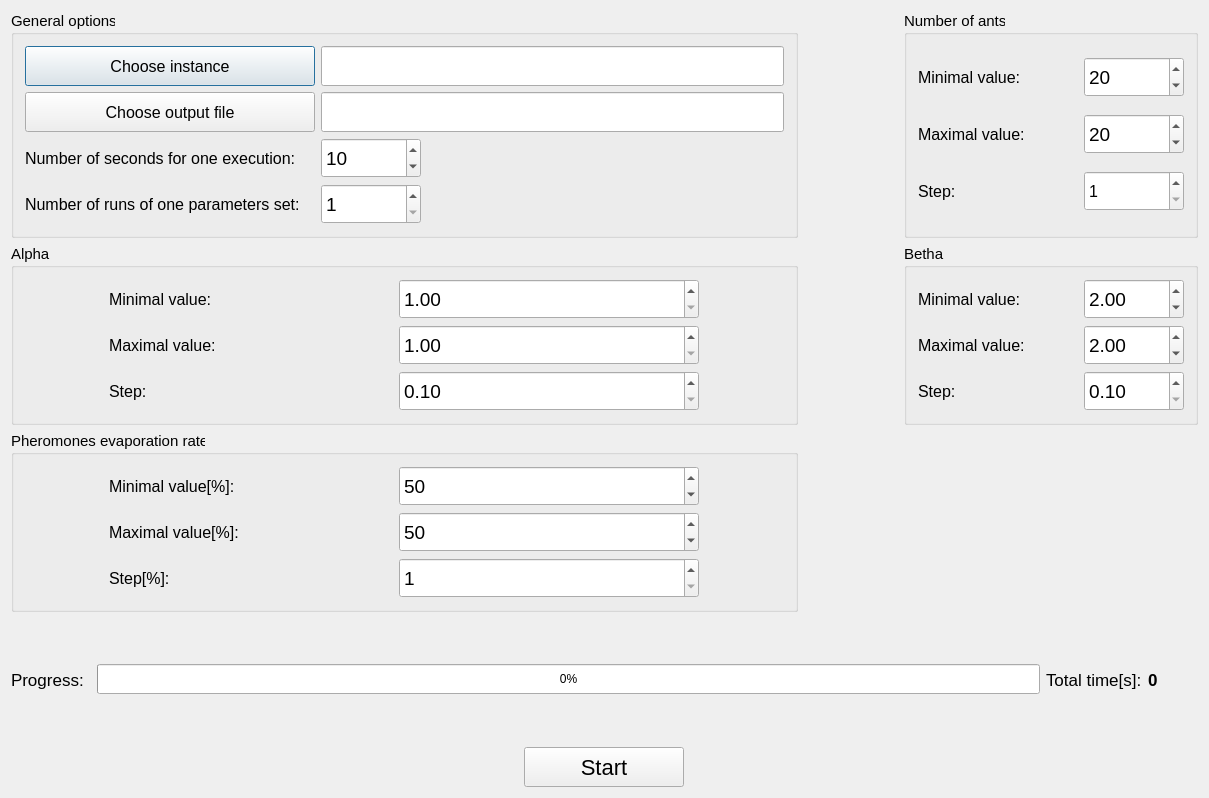
<?xml version="1.0" encoding="UTF-8"?>
<ui version="4.0">
 <class>TunerDialog</class>
 <widget class="QDialog" name="TunerDialog">
  <property name="geometry">
   <rect>
    <x>0</x>
    <y>0</y>
    <width>1209</width>
    <height>798</height>
   </rect>
  </property>
  <property name="windowTitle">
   <string>Ant Colony Tuner</string>
  </property>
  <layout class="QVBoxLayout" name="verticalLayout">
   <item>
    <layout class="QGridLayout" name="gridLayout_6">
     <item row="1" column="0">
      <widget class="QGroupBox" name="groupBox">
       <property name="font">
        <font>
         <pointsize>11</pointsize>
        </font>
       </property>
       <property name="title">
        <string>Alpha</string>
       </property>
       <layout class="QGridLayout" name="gridLayout_2">
        <item row="2" column="1">
         <widget class="QDoubleSpinBox" name="alphaStep">
          <property name="sizePolicy">
           <sizepolicy hsizetype="Preferred" vsizetype="Fixed">
            <horstretch>0</horstretch>
            <verstretch>0</verstretch>
           </sizepolicy>
          </property>
          <property name="minimumSize">
           <size>
            <width>200</width>
            <height>40</height>
           </size>
          </property>
          <property name="maximumSize">
           <size>
            <width>300</width>
            <height>16777215</height>
           </size>
          </property>
          <property name="font">
           <font>
            <pointsize>14</pointsize>
           </font>
          </property>
          <property name="minimum">
           <double>0.100000000000000</double>
          </property>
          <property name="maximum">
           <double>10.000000000000000</double>
          </property>
          <property name="singleStep">
           <double>0.100000000000000</double>
          </property>
         </widget>
        </item>
        <item row="2" column="0">
         <widget class="QLabel" name="label_8">
          <property name="sizePolicy">
           <sizepolicy hsizetype="Fixed" vsizetype="Fixed">
            <horstretch>0</horstretch>
            <verstretch>0</verstretch>
           </sizepolicy>
          </property>
          <property name="minimumSize">
           <size>
            <width>200</width>
            <height>40</height>
           </size>
          </property>
          <property name="styleSheet">
           <string notr="true">font-size: 16px;</string>
          </property>
          <property name="text">
           <string>Step:</string>
          </property>
         </widget>
        </item>
        <item row="1" column="0">
         <widget class="QLabel" name="label_5">
          <property name="sizePolicy">
           <sizepolicy hsizetype="Fixed" vsizetype="Fixed">
            <horstretch>0</horstretch>
            <verstretch>0</verstretch>
           </sizepolicy>
          </property>
          <property name="minimumSize">
           <size>
            <width>200</width>
            <height>40</height>
           </size>
          </property>
          <property name="styleSheet">
           <string notr="true">font-size: 16px;</string>
          </property>
          <property name="text">
           <string>Maximal value:</string>
          </property>
         </widget>
        </item>
        <item row="0" column="1">
         <widget class="QDoubleSpinBox" name="alphaMin">
          <property name="sizePolicy">
           <sizepolicy hsizetype="Preferred" vsizetype="Fixed">
            <horstretch>0</horstretch>
            <verstretch>0</verstretch>
           </sizepolicy>
          </property>
          <property name="minimumSize">
           <size>
            <width>200</width>
            <height>40</height>
           </size>
          </property>
          <property name="maximumSize">
           <size>
            <width>300</width>
            <height>16777215</height>
           </size>
          </property>
          <property name="font">
           <font>
            <pointsize>14</pointsize>
           </font>
          </property>
          <property name="minimum">
           <double>1.000000000000000</double>
          </property>
          <property name="maximum">
           <double>100.000000000000000</double>
          </property>
          <property name="singleStep">
           <double>0.100000000000000</double>
          </property>
          <property name="value">
           <double>1.000000000000000</double>
          </property>
         </widget>
        </item>
        <item row="1" column="1">
         <widget class="QDoubleSpinBox" name="alphaMax">
          <property name="sizePolicy">
           <sizepolicy hsizetype="Preferred" vsizetype="Fixed">
            <horstretch>0</horstretch>
            <verstretch>0</verstretch>
           </sizepolicy>
          </property>
          <property name="minimumSize">
           <size>
            <width>200</width>
            <height>40</height>
           </size>
          </property>
          <property name="maximumSize">
           <size>
            <width>300</width>
            <height>16777215</height>
           </size>
          </property>
          <property name="font">
           <font>
            <pointsize>14</pointsize>
           </font>
          </property>
          <property name="minimum">
           <double>1.000000000000000</double>
          </property>
          <property name="maximum">
           <double>100.000000000000000</double>
          </property>
          <property name="singleStep">
           <double>0.100000000000000</double>
          </property>
          <property name="value">
           <double>1.000000000000000</double>
          </property>
         </widget>
        </item>
        <item row="0" column="0">
         <widget class="QLabel" name="label_4">
          <property name="sizePolicy">
           <sizepolicy hsizetype="Fixed" vsizetype="Fixed">
            <horstretch>0</horstretch>
            <verstretch>0</verstretch>
           </sizepolicy>
          </property>
          <property name="minimumSize">
           <size>
            <width>200</width>
            <height>40</height>
           </size>
          </property>
          <property name="styleSheet">
           <string notr="true">font-size: 16px;</string>
          </property>
          <property name="text">
           <string>Minimal value:</string>
          </property>
         </widget>
        </item>
       </layout>
      </widget>
     </item>
     <item row="1" column="1">
      <spacer name="horizontalSpacer_2">
       <property name="orientation">
        <enum>Qt::Horizontal</enum>
       </property>
       <property name="sizeType">
        <enum>QSizePolicy::Fixed</enum>
       </property>
       <property name="sizeHint" stdset="0">
        <size>
         <width>100</width>
         <height>20</height>
        </size>
       </property>
      </spacer>
     </item>
     <item row="0" column="2">
      <widget class="QGroupBox" name="groupBox">
       <property name="font">
        <font>
         <pointsize>11</pointsize>
        </font>
       </property>
       <property name="title">
        <string>Number of ants</string>
       </property>
       <layout class="QGridLayout" name="gridLayout">
        <item row="1" column="2">
         <widget class="QSpinBox" name="antsMax">
          <property name="sizePolicy">
           <sizepolicy hsizetype="Minimum" vsizetype="Fixed">
            <horstretch>0</horstretch>
            <verstretch>0</verstretch>
           </sizepolicy>
          </property>
          <property name="minimumSize">
           <size>
            <width>100</width>
            <height>40</height>
           </size>
          </property>
          <property name="font">
           <font>
            <pointsize>14</pointsize>
           </font>
          </property>
          <property name="minimum">
           <number>1</number>
          </property>
          <property name="maximum">
           <number>200</number>
          </property>
          <property name="singleStep">
           <number>1</number>
          </property>
          <property name="value">
           <number>20</number>
          </property>
         </widget>
        </item>
        <item row="0" column="1">
         <widget class="QLabel" name="label">
          <property name="sizePolicy">
           <sizepolicy hsizetype="Preferred" vsizetype="Fixed">
            <horstretch>0</horstretch>
            <verstretch>0</verstretch>
           </sizepolicy>
          </property>
          <property name="minimumSize">
           <size>
            <width>160</width>
            <height>40</height>
           </size>
          </property>
          <property name="styleSheet">
           <string notr="true">font-size: 16px;</string>
          </property>
          <property name="text">
           <string>Minimal value:</string>
          </property>
         </widget>
        </item>
        <item row="0" column="2">
         <widget class="QSpinBox" name="antsMin">
          <property name="sizePolicy">
           <sizepolicy hsizetype="Minimum" vsizetype="Fixed">
            <horstretch>0</horstretch>
            <verstretch>0</verstretch>
           </sizepolicy>
          </property>
          <property name="minimumSize">
           <size>
            <width>100</width>
            <height>40</height>
           </size>
          </property>
          <property name="font">
           <font>
            <pointsize>14</pointsize>
           </font>
          </property>
          <property name="minimum">
           <number>1</number>
          </property>
          <property name="maximum">
           <number>200</number>
          </property>
          <property name="singleStep">
           <number>1</number>
          </property>
          <property name="value">
           <number>20</number>
          </property>
         </widget>
        </item>
        <item row="1" column="1">
         <widget class="QLabel" name="label_2">
          <property name="sizePolicy">
           <sizepolicy hsizetype="Preferred" vsizetype="Fixed">
            <horstretch>0</horstretch>
            <verstretch>0</verstretch>
           </sizepolicy>
          </property>
          <property name="minimumSize">
           <size>
            <width>160</width>
            <height>40</height>
           </size>
          </property>
          <property name="styleSheet">
           <string notr="true">font-size: 16px;</string>
          </property>
          <property name="text">
           <string>Maximal value:</string>
          </property>
         </widget>
        </item>
        <item row="2" column="1">
         <widget class="QLabel" name="label_16">
          <property name="sizePolicy">
           <sizepolicy hsizetype="Preferred" vsizetype="Fixed">
            <horstretch>0</horstretch>
            <verstretch>0</verstretch>
           </sizepolicy>
          </property>
          <property name="minimumSize">
           <size>
            <width>0</width>
            <height>40</height>
           </size>
          </property>
          <property name="styleSheet">
           <string notr="true">font-size: 16px;</string>
          </property>
          <property name="text">
           <string>Step:</string>
          </property>
         </widget>
        </item>
        <item row="2" column="2">
         <widget class="QSpinBox" name="antsStep">
          <property name="sizePolicy">
           <sizepolicy hsizetype="Minimum" vsizetype="Fixed">
            <horstretch>0</horstretch>
            <verstretch>0</verstretch>
           </sizepolicy>
          </property>
          <property name="minimumSize">
           <size>
            <width>0</width>
            <height>40</height>
           </size>
          </property>
          <property name="font">
           <font>
            <pointsize>-1</pointsize>
           </font>
          </property>
          <property name="styleSheet">
           <string notr="true">font-size: 16px;</string>
          </property>
          <property name="minimum">
           <number>1</number>
          </property>
         </widget>
        </item>
       </layout>
      </widget>
     </item>
     <item row="0" column="0">
      <widget class="QGroupBox" name="groupBox">
       <property name="font">
        <font>
         <pointsize>11</pointsize>
        </font>
       </property>
       <property name="title">
        <string>General options</string>
       </property>
       <layout class="QGridLayout" name="gridLayout_4">
        <item row="2" column="0">
         <widget class="QLabel" name="label_3">
          <property name="sizePolicy">
           <sizepolicy hsizetype="Fixed" vsizetype="Preferred">
            <horstretch>0</horstretch>
            <verstretch>0</verstretch>
           </sizepolicy>
          </property>
          <property name="minimumSize">
           <size>
            <width>290</width>
            <height>40</height>
           </size>
          </property>
          <property name="styleSheet">
           <string notr="true">font-size: 16px;</string>
          </property>
          <property name="text">
           <string>Number of seconds for one execution:</string>
          </property>
         </widget>
        </item>
        <item row="2" column="1">
         <widget class="QSpinBox" name="timeLimit">
          <property name="sizePolicy">
           <sizepolicy hsizetype="Fixed" vsizetype="Fixed">
            <horstretch>0</horstretch>
            <verstretch>0</verstretch>
           </sizepolicy>
          </property>
          <property name="minimumSize">
           <size>
            <width>100</width>
            <height>40</height>
           </size>
          </property>
          <property name="font">
           <font>
            <pointsize>14</pointsize>
           </font>
          </property>
          <property name="minimum">
           <number>1</number>
          </property>
          <property name="maximum">
           <number>999</number>
          </property>
          <property name="value">
           <number>10</number>
          </property>
         </widget>
        </item>
        <item row="0" column="1">
         <widget class="QLineEdit" name="instanceFile">
          <property name="minimumSize">
           <size>
            <width>0</width>
            <height>40</height>
           </size>
          </property>
          <property name="font">
           <font>
            <pointsize>14</pointsize>
           </font>
          </property>
          <property name="readOnly">
           <bool>true</bool>
          </property>
         </widget>
        </item>
        <item row="0" column="0">
         <widget class="QPushButton" name="chooseInstBtn">
          <property name="minimumSize">
           <size>
            <width>0</width>
            <height>40</height>
           </size>
          </property>
          <property name="styleSheet">
           <string notr="true">font-size: 16px;</string>
          </property>
          <property name="text">
           <string>Choose instance</string>
          </property>
         </widget>
        </item>
        <item row="3" column="1">
         <widget class="QSpinBox" name="numRuns">
          <property name="sizePolicy">
           <sizepolicy hsizetype="Fixed" vsizetype="Fixed">
            <horstretch>0</horstretch>
            <verstretch>0</verstretch>
           </sizepolicy>
          </property>
          <property name="minimumSize">
           <size>
            <width>100</width>
            <height>40</height>
           </size>
          </property>
          <property name="font">
           <font>
            <pointsize>14</pointsize>
           </font>
          </property>
          <property name="minimum">
           <number>1</number>
          </property>
          <property name="maximum">
           <number>1000</number>
          </property>
         </widget>
        </item>
        <item row="1" column="1">
         <widget class="QLineEdit" name="outFile">
          <property name="minimumSize">
           <size>
            <width>0</width>
            <height>40</height>
           </size>
          </property>
          <property name="font">
           <font>
            <pointsize>14</pointsize>
           </font>
          </property>
          <property name="readOnly">
           <bool>true</bool>
          </property>
         </widget>
        </item>
        <item row="1" column="0">
         <widget class="QPushButton" name="chooseOutFileBtn">
          <property name="minimumSize">
           <size>
            <width>0</width>
            <height>40</height>
           </size>
          </property>
          <property name="styleSheet">
           <string notr="true">font-size: 16px;</string>
          </property>
          <property name="text">
           <string>Choose output file</string>
          </property>
         </widget>
        </item>
        <item row="3" column="0">
         <widget class="QLabel" name="label_11">
          <property name="sizePolicy">
           <sizepolicy hsizetype="Fixed" vsizetype="Preferred">
            <horstretch>0</horstretch>
            <verstretch>0</verstretch>
           </sizepolicy>
          </property>
          <property name="minimumSize">
           <size>
            <width>290</width>
            <height>40</height>
           </size>
          </property>
          <property name="styleSheet">
           <string notr="true">font-size: 16px;</string>
          </property>
          <property name="text">
           <string>Number of runs of one parameters set:</string>
          </property>
         </widget>
        </item>
       </layout>
      </widget>
     </item>
     <item row="1" column="2">
      <widget class="QGroupBox" name="groupBox">
       <property name="font">
        <font>
         <pointsize>11</pointsize>
        </font>
       </property>
       <property name="title">
        <string>Betha</string>
       </property>
       <layout class="QGridLayout" name="gridLayout_3">
        <item row="1" column="0">
         <widget class="QLabel" name="label_6">
          <property name="sizePolicy">
           <sizepolicy hsizetype="Preferred" vsizetype="Fixed">
            <horstretch>0</horstretch>
            <verstretch>0</verstretch>
           </sizepolicy>
          </property>
          <property name="minimumSize">
           <size>
            <width>160</width>
            <height>40</height>
           </size>
          </property>
          <property name="styleSheet">
           <string notr="true">font-size: 16px;</string>
          </property>
          <property name="text">
           <string>Maximal value:</string>
          </property>
         </widget>
        </item>
        <item row="0" column="1">
         <widget class="QDoubleSpinBox" name="bethaMin">
          <property name="minimumSize">
           <size>
            <width>100</width>
            <height>40</height>
           </size>
          </property>
          <property name="font">
           <font>
            <pointsize>14</pointsize>
           </font>
          </property>
          <property name="minimum">
           <double>1.000000000000000</double>
          </property>
          <property name="maximum">
           <double>100.000000000000000</double>
          </property>
          <property name="singleStep">
           <double>0.100000000000000</double>
          </property>
          <property name="value">
           <double>2.000000000000000</double>
          </property>
         </widget>
        </item>
        <item row="1" column="1">
         <widget class="QDoubleSpinBox" name="bethaMax">
          <property name="minimumSize">
           <size>
            <width>100</width>
            <height>40</height>
           </size>
          </property>
          <property name="font">
           <font>
            <pointsize>14</pointsize>
           </font>
          </property>
          <property name="minimum">
           <double>1.000000000000000</double>
          </property>
          <property name="maximum">
           <double>100.000000000000000</double>
          </property>
          <property name="singleStep">
           <double>0.100000000000000</double>
          </property>
          <property name="value">
           <double>2.000000000000000</double>
          </property>
         </widget>
        </item>
        <item row="0" column="0">
         <widget class="QLabel" name="label_7">
          <property name="sizePolicy">
           <sizepolicy hsizetype="Preferred" vsizetype="Fixed">
            <horstretch>0</horstretch>
            <verstretch>0</verstretch>
           </sizepolicy>
          </property>
          <property name="minimumSize">
           <size>
            <width>160</width>
            <height>40</height>
           </size>
          </property>
          <property name="styleSheet">
           <string notr="true">font-size: 16px;</string>
          </property>
          <property name="text">
           <string>Minimal value:</string>
          </property>
         </widget>
        </item>
        <item row="2" column="1">
         <widget class="QDoubleSpinBox" name="bethaStep">
          <property name="minimumSize">
           <size>
            <width>100</width>
            <height>40</height>
           </size>
          </property>
          <property name="font">
           <font>
            <pointsize>14</pointsize>
           </font>
          </property>
          <property name="minimum">
           <double>0.100000000000000</double>
          </property>
          <property name="maximum">
           <double>10.000000000000000</double>
          </property>
          <property name="singleStep">
           <double>0.100000000000000</double>
          </property>
         </widget>
        </item>
        <item row="2" column="0">
         <widget class="QLabel" name="label_9">
          <property name="sizePolicy">
           <sizepolicy hsizetype="Preferred" vsizetype="Fixed">
            <horstretch>0</horstretch>
            <verstretch>0</verstretch>
           </sizepolicy>
          </property>
          <property name="minimumSize">
           <size>
            <width>160</width>
            <height>40</height>
           </size>
          </property>
          <property name="styleSheet">
           <string notr="true">font-size: 16px;</string>
          </property>
          <property name="text">
           <string>Step:</string>
          </property>
         </widget>
        </item>
       </layout>
      </widget>
     </item>
     <item row="2" column="0">
      <widget class="QGroupBox" name="groupBox_2">
       <property name="font">
        <font>
         <pointsize>11</pointsize>
        </font>
       </property>
       <property name="title">
        <string>Pheromones evaporation rate</string>
       </property>
       <layout class="QGridLayout" name="gridLayout_5">
        <item row="2" column="0">
         <widget class="QLabel" name="label_13">
          <property name="sizePolicy">
           <sizepolicy hsizetype="Fixed" vsizetype="Fixed">
            <horstretch>0</horstretch>
            <verstretch>0</verstretch>
           </sizepolicy>
          </property>
          <property name="minimumSize">
           <size>
            <width>200</width>
            <height>40</height>
           </size>
          </property>
          <property name="styleSheet">
           <string notr="true">font-size: 16px;</string>
          </property>
          <property name="text">
           <string>Step[%]:</string>
          </property>
         </widget>
        </item>
        <item row="1" column="0">
         <widget class="QLabel" name="label_14">
          <property name="sizePolicy">
           <sizepolicy hsizetype="Fixed" vsizetype="Fixed">
            <horstretch>0</horstretch>
            <verstretch>0</verstretch>
           </sizepolicy>
          </property>
          <property name="minimumSize">
           <size>
            <width>200</width>
            <height>40</height>
           </size>
          </property>
          <property name="styleSheet">
           <string notr="true">font-size: 16px;</string>
          </property>
          <property name="text">
           <string>Maximal value[%]:</string>
          </property>
         </widget>
        </item>
        <item row="0" column="0">
         <widget class="QLabel" name="label_15">
          <property name="sizePolicy">
           <sizepolicy hsizetype="Fixed" vsizetype="Fixed">
            <horstretch>0</horstretch>
            <verstretch>0</verstretch>
           </sizepolicy>
          </property>
          <property name="minimumSize">
           <size>
            <width>200</width>
            <height>40</height>
           </size>
          </property>
          <property name="styleSheet">
           <string notr="true">font-size: 16px;</string>
          </property>
          <property name="text">
           <string>Minimal value[%]:</string>
          </property>
         </widget>
        </item>
        <item row="0" column="1">
         <widget class="QSpinBox" name="evapMin">
          <property name="sizePolicy">
           <sizepolicy hsizetype="Preferred" vsizetype="Fixed">
            <horstretch>0</horstretch>
            <verstretch>0</verstretch>
           </sizepolicy>
          </property>
          <property name="minimumSize">
           <size>
            <width>200</width>
            <height>40</height>
           </size>
          </property>
          <property name="maximumSize">
           <size>
            <width>300</width>
            <height>16777215</height>
           </size>
          </property>
          <property name="font">
           <font>
            <pointsize>14</pointsize>
           </font>
          </property>
          <property name="maximum">
           <number>100</number>
          </property>
          <property name="value">
           <number>50</number>
          </property>
         </widget>
        </item>
        <item row="2" column="1">
         <widget class="QSpinBox" name="evapStep">
          <property name="sizePolicy">
           <sizepolicy hsizetype="Preferred" vsizetype="Fixed">
            <horstretch>0</horstretch>
            <verstretch>0</verstretch>
           </sizepolicy>
          </property>
          <property name="minimumSize">
           <size>
            <width>200</width>
            <height>40</height>
           </size>
          </property>
          <property name="maximumSize">
           <size>
            <width>300</width>
            <height>16777215</height>
           </size>
          </property>
          <property name="font">
           <font>
            <pointsize>14</pointsize>
           </font>
          </property>
          <property name="minimum">
           <number>1</number>
          </property>
         </widget>
        </item>
        <item row="1" column="1">
         <widget class="QSpinBox" name="evapMax">
          <property name="sizePolicy">
           <sizepolicy hsizetype="Preferred" vsizetype="Fixed">
            <horstretch>0</horstretch>
            <verstretch>0</verstretch>
           </sizepolicy>
          </property>
          <property name="minimumSize">
           <size>
            <width>200</width>
            <height>40</height>
           </size>
          </property>
          <property name="maximumSize">
           <size>
            <width>300</width>
            <height>16777215</height>
           </size>
          </property>
          <property name="font">
           <font>
            <pointsize>14</pointsize>
           </font>
          </property>
          <property name="maximum">
           <number>100</number>
          </property>
          <property name="value">
           <number>50</number>
          </property>
         </widget>
        </item>
       </layout>
      </widget>
     </item>
    </layout>
   </item>
   <item>
    <layout class="QHBoxLayout" name="horizontalLayout">
     <item>
      <widget class="QLabel" name="label_12">
       <property name="sizePolicy">
        <sizepolicy hsizetype="Fixed" vsizetype="Preferred">
         <horstretch>0</horstretch>
         <verstretch>0</verstretch>
        </sizepolicy>
       </property>
       <property name="minimumSize">
        <size>
         <width>80</width>
         <height>0</height>
        </size>
       </property>
       <property name="styleSheet">
        <string notr="true">font-size: 17px;</string>
       </property>
       <property name="text">
        <string>Progress:</string>
       </property>
      </widget>
     </item>
     <item>
      <widget class="QProgressBar" name="progressBar">
       <property name="sizePolicy">
        <sizepolicy hsizetype="Preferred" vsizetype="Fixed">
         <horstretch>0</horstretch>
         <verstretch>0</verstretch>
        </sizepolicy>
       </property>
       <property name="minimumSize">
        <size>
         <width>0</width>
         <height>30</height>
        </size>
       </property>
       <property name="value">
        <number>0</number>
       </property>
      </widget>
     </item>
     <item>
      <widget class="QLabel" name="label_10">
       <property name="sizePolicy">
        <sizepolicy hsizetype="Fixed" vsizetype="Preferred">
         <horstretch>0</horstretch>
         <verstretch>0</verstretch>
        </sizepolicy>
       </property>
       <property name="styleSheet">
        <string notr="true">font-size: 17px;</string>
       </property>
       <property name="text">
        <string>Total time[s]:</string>
       </property>
      </widget>
     </item>
     <item>
      <widget class="QLabel" name="totalTime">
       <property name="sizePolicy">
        <sizepolicy hsizetype="Fixed" vsizetype="Preferred">
         <horstretch>0</horstretch>
         <verstretch>0</verstretch>
        </sizepolicy>
       </property>
       <property name="styleSheet">
        <string notr="true">font-size: 17px;
font-weight: bold;</string>
       </property>
       <property name="text">
        <string>0</string>
       </property>
      </widget>
     </item>
     <item>
      <spacer name="horizontalSpacer">
       <property name="orientation">
        <enum>Qt::Horizontal</enum>
       </property>
       <property name="sizeType">
        <enum>QSizePolicy::Preferred</enum>
       </property>
       <property name="sizeHint" stdset="0">
        <size>
         <width>40</width>
         <height>20</height>
        </size>
       </property>
      </spacer>
     </item>
    </layout>
   </item>
   <item alignment="Qt::AlignHCenter">
    <widget class="QPushButton" name="startBtn">
     <property name="sizePolicy">
      <sizepolicy hsizetype="Fixed" vsizetype="Fixed">
       <horstretch>0</horstretch>
       <verstretch>0</verstretch>
      </sizepolicy>
     </property>
     <property name="minimumSize">
      <size>
       <width>160</width>
       <height>40</height>
      </size>
     </property>
     <property name="styleSheet">
      <string notr="true">font-size: 22px;</string>
     </property>
     <property name="text">
      <string>Start</string>
     </property>
    </widget>
   </item>
  </layout>
 </widget>
 <layoutdefault spacing="6" margin="11"/>
 <resources/>
 <connections/>
</ui>
